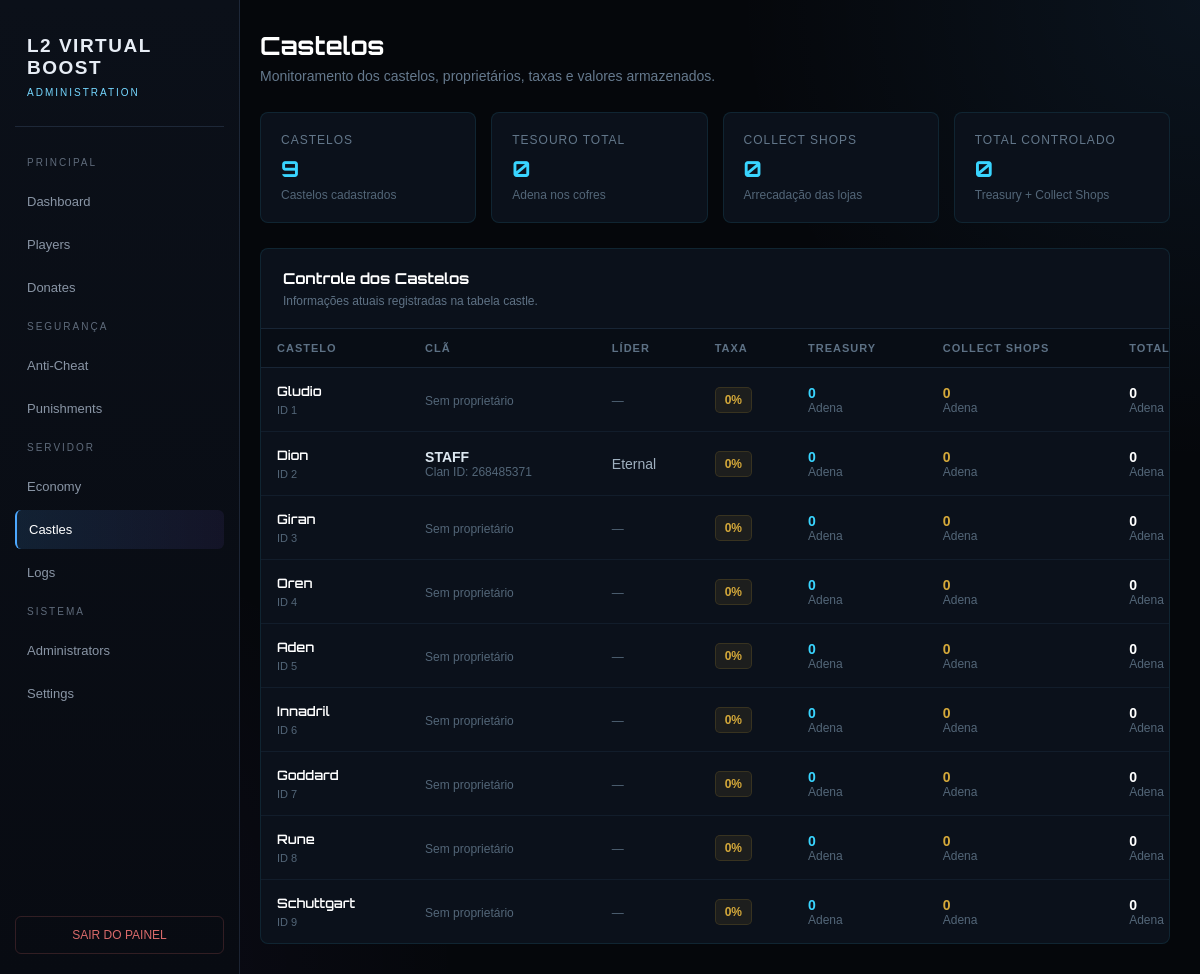
Screenshot of /site/admin/castles.php (signed in) with the database file from the repository.
### tables this page shows
CREATE TABLE `castle` (
  `id` tinyint(3) unsigned NOT NULL DEFAULT 0,
  `name` varchar(25) NOT NULL,
  `tax_percent` int(11) NOT NULL,
  `treasury` bigint(20) unsigned NOT NULL DEFAULT 0,
  `last_siege_date` bigint(20) NOT NULL,
  `own_date` bigint(20) NOT NULL,
  `siege_date` bigint(20) NOT NULL,
  `reward_count` int(11) NOT NULL,
  `collected_shops` bigint(20) NOT NULL DEFAULT 0,
  PRIMARY KEY (`id`) USING BTREE
);

CREATE TABLE `clan_subpledges` (
  `clan_id` int(10) unsigned NOT NULL DEFAULT 0,
  `type` smallint(6) NOT NULL DEFAULT 0,
  `name` varchar(45) NOT NULL DEFAULT '',
  `leader_id` int(10) unsigned NOT NULL DEFAULT 0,
  PRIMARY KEY (`clan_id`,`type`) USING BTREE
);

CREATE TABLE `clan_data` (
  `clan_id` int(11) NOT NULL DEFAULT 0,
  `clan_level` tinyint(3) unsigned NOT NULL DEFAULT 0,
  `hasCastle` tinyint(3) unsigned NOT NULL DEFAULT 0,
  `hasFortress` tinyint(3) unsigned NOT NULL DEFAULT 0,
  `hasHideout` tinyint(3) unsigned NOT NULL DEFAULT 0,
  `ally_id` int(11) NOT NULL DEFAULT 0,
  `crest` varbinary(256) DEFAULT NULL,
  `largecrest` varbinary(8192) DEFAULT NULL,
  `reputation_score` int(11) NOT NULL DEFAULT 0,
  `warehouse` int(11) NOT NULL DEFAULT 0,
  `expelled_member` int(10) unsigned NOT NULL DEFAULT 0,
  `leaved_ally` int(10) unsigned NOT NULL DEFAULT 0,
  `dissolved_ally` int(10) unsigned NOT NULL DEFAULT 0,
  `auction_bid_at` int(11) NOT NULL DEFAULT 0,
  `airship` smallint(6) NOT NULL DEFAULT -1,
  PRIMARY KEY (`clan_id`) USING BTREE,
  KEY `ally_id` (`ally_id`) USING BTREE
);

CREATE TABLE `characters` (
  `account_name` varchar(45) NOT NULL DEFAULT '',
  `obj_Id` int(11) NOT NULL DEFAULT 0,
  `char_name` varchar(35) NOT NULL DEFAULT '',
  `face` tinyint(3) unsigned DEFAULT NULL,
  `hairStyle` tinyint(3) unsigned DEFAULT NULL,
  `hairColor` tinyint(3) unsigned DEFAULT NULL,
  `sex` tinyint(1) DEFAULT NULL,
  `heading` mediumint(9) DEFAULT NULL,
  `x` mediumint(9) DEFAULT NULL,
  `y` mediumint(9) DEFAULT NULL,
  `z` mediumint(9) DEFAULT NULL,
  `karma` int(11) DEFAULT NULL,
  `pvpkills` int(11) DEFAULT NULL,
  `pkkills` int(11) DEFAULT NULL,
  `clanid` int(11) DEFAULT NULL,
  `createtime` int(10) unsigned NOT NULL DEFAULT 0,
  `deletetime` int(10) unsigned NOT NULL DEFAULT 0,
  `title` varchar(16) DEFAULT NULL,
  `rec_have` tinyint(3) unsigned NOT NULL DEFAULT 0,
  `rec_left` tinyint(3) unsigned NOT NULL DEFAULT 20,
  `rec_bonus_time` int(11) NOT NULL DEFAULT 3600,
  `hunt_points` int(11) NOT NULL DEFAULT 0,
  `hunt_time` int(11) NOT NULL DEFAULT 14400,
  `accesslevel` tinyint(4) DEFAULT NULL,
  `online` tinyint(1) DEFAULT NULL,
  `onlinetime` int(10) unsigned NOT NULL DEFAULT 0,
  `lastAccess` int(10) unsigned NOT NULL DEFAULT 0,
  `leaveclan` int(10) unsigned NOT NULL DEFAULT 0,
  `deleteclan` int(10) unsigned NOT NULL DEFAULT 0,
  `nochannel` int(11) NOT NULL DEFAULT 0,
  `pledge_type` smallint(6) NOT NULL DEFAULT -128,
  `pledge_rank` tinyint(3) unsigned NOT NULL DEFAULT 0,
  `lvl_joined_academy` tinyint(3) unsigned NOT NULL DEFAULT 0,
  `apprentice` int(10) unsigned NOT NULL DEFAULT 0,
  `key_bindings` varbinary(8192) DEFAULT NULL,
  `pcBangPoints` int(11) NOT NULL DEFAULT 0,
  `vitality` smallint(5) unsigned NOT NULL DEFAULT 20000,
  `fame` int(11) NOT NULL DEFAULT 0,
  `bookmarks` tinyint(3) unsigned NOT NULL DEFAULT 0,
  `hwid_lock` varchar(32) DEFAULT NULL,
  `raidkills` int(11) NOT NULL DEFAULT 0,
  `soloinstance` int(11) NOT NULL DEFAULT 0,
  `partyinstance` int(11) NOT NULL DEFAULT 0,
  `LastHWID` varchar(32) DEFAULT '',
  `lastteleport` decimal(20,0) DEFAULT NULL,
  PRIMARY KEY (`obj_Id`) USING BTREE,
  UNIQUE KEY `char_name` (`char_name`) USING BTREE,
  KEY `account_name` (`account_name`) USING BTREE,
  KEY `clanid` (`clanid`) USING BTREE
);

### site/admin/castles.php (the view, shortened to what this page needs)
<?php
global $pdo;
function h($value)
{
    return htmlspecialchars((string) $value, ENT_QUOTES, 'UTF-8');
}
function formatAdena($value)
{
    return number_format((int) $value, 0, ',', '.');
}
function formatPercent($value)
{
    return rtrim(
        rtrim(number_format((float) $value, 2, ',', '.'), '0'),
        ','
    );
}
$sql = "
    SELECT
        c.ID AS castle_id,
        c.name AS castle_name,
        c.tax_percent,
        c.treasury,
        c.collected_shops,
        cd.clan_id,
        cs.name AS clan_name,
        cs.leader_id,
        ch.char_name AS leader_name
    FROM castle c
    LEFT JOIN clan_data cd
        ON cd.hasCastle = c.ID
    LEFT JOIN clan_subpledges cs
        ON cs.clan_id = cd.clan_id
    LEFT JOIN characters ch
        ON ch.obj_Id = cs.leader_id
    ORDER BY c.ID ASC
";
try {
    $stmt = $pdo->query($sql);
    $castles = $stmt->fetchAll(PDO::FETCH_ASSOC);
} catch (PDOException $e) {
    $castles = array();
    $databaseError = $e->getMessage();
}
$totalCastles = count($castles);
$totalTreasury = 0;
$totalCollectShops = 0;
foreach ($castles as $castle) {
    $totalTreasury += (int) $castle['treasury'];
    $totalCollectShops += (int) $castle['collected_shops'];
}
$totalCastleMoney = $totalTreasury + $totalCollectShops;
?>
<!DOCTYPE html>
<html lang="pt-BR">
<head>
</head>
<body>
<aside class="sidebar">
    <div class="logo">
        <h1>
            L2 VIRTUAL BOOST
        </h1>
        <span>
            ADMINISTRATION
        </span>
    </div>
    <div class="menu">
        <div class="menu-title">
            PRINCIPAL
        </div>
        <a
            href="index.php">
            Dashboard
        </a>
        <a href="players.php">
            Players
        </a>
        <a href="donates.php">
            Donates
        </a>
        <div class="menu-title">
            SEGURANÇA
        </div>
        <a href="anticheat.php">
            Anti-Cheat
        </a>
        <a href="punishments.php">
            Punishments
        </a>
        <div class="menu-title">
            SERVIDOR
        </div>
        <a href="economy.php">
            Economy
        </a>
        <a href="castles.php"
		class="active">
            Castles
        </a>
        <a href="logs.php">
            Logs
        </a>
        <div class="menu-title">
            SISTEMA
        </div>
        <a href="administrators.php">
            Administrators
        </a>
        <a href="settings.php">
            Settings
        </a>
    </div>
    <div class="logout">
        <a href="logout.php">
            SAIR DO PAINEL
        </a>
    </div>
</aside>
<main class="content">
<div class="page-header">
    <h1>
        Castelos
    </h1>
    <p>
        Monitoramento dos castelos, proprietários, taxas e valores armazenados.
    </p>
</div>
<section class="cards">
    <div class="card">
        <div class="card-label">
            Castelos
        </div>
        <div class="card-value">
            <?= number_format($totalCastles, 0, ',', '.') ?>
        </div>
        <div class="card-sub">
            Castelos cadastrados
        </div>
    </div>
    <div class="card">
        <div class="card-label">
            Tesouro total
        </div>
        <div class="card-value">
            <?= formatAdena($totalTreasury) ?>
        </div>
        <div class="card-sub">
            Adena nos cofres
        </div>
    </div>
    <div class="card">
        <div class="card-label">
            Collect Shops
        </div>
        <div class="card-value">
            <?= formatAdena($totalCollectShops) ?>
        </div>
        <div class="card-sub">
            Arrecadação das lojas
        </div>
    </div>
    <div class="card">
        <div class="card-label">
            Total controlado
        </div>
        <div class="card-value">
            <?= formatAdena($totalCastleMoney) ?>
        </div>
        <div class="card-sub">
            Treasury + Collect Shops
        </div>
    </div>
</section>
<section class="panel">
    <div class="panel-header">
        <h2>
            Controle dos Castelos
        </h2>
        <p>
            Informações atuais registradas na tabela castle.
        </p>
    </div>
    <?php if (empty($castles)): ?>
        <div class="empty">
            Nenhum castelo encontrado.
        </div>
    <?php else: ?>
        <div class="table-wrapper">
            <table>
                <thead>
                    <tr>
                        <th>
                            Castelo
                        </th>
                        <th>
                            Clã
                        </th>
                        <th>
                            Líder
                        </th>
                        <th>
                            Taxa
                        </th>
                        <th>
                            Treasury
                        </th>
                        <th>
                            Collect Shops
                        </th>
                        <th>
                            Total
                        </th>
                    </tr>
                </thead>
                <tbody>
                <?php foreach ($castles as $castle): ?>
                    <?php
                    $treasury = (int) $castle['treasury'];
                    $collectShops = (int) $castle['collected_shops'];
                    $total = $treasury + $collectShops;
                    ?>
                    <tr>
                        <td>
                            <div class="castle-name">
                                <?= h($castle['castle_name']) ?>
                            </div>
                            <div class="castle-id">
                                ID <?= (int) $castle['castle_id'] ?>
                            </div>
                        </td>
                        <td>
                            <?php if (!empty($castle['clan_name'])): ?>
                                <div class="clan-name">
                                    <?= h($castle['clan_name']) ?>
                                </div>
                                <?php if (!empty($castle['clan_id'])): ?>
                                    <div class="muted">
                                        Clan ID:
                                        <?= (int) $castle['clan_id'] ?>
                                    </div>
                                <?php endif; ?>
                            <?php else: ?>
                                <span class="muted">
                                    Sem proprietário
                                </span>
                            <?php endif; ?>
                        </td>
                        <td>
                            <?php if (!empty($castle['leader_name'])): ?>
                                <div class="leader-name">
                                    <?= h($castle['leader_name']) ?>
                                </div>
                            <?php else: ?>
                                <span class="muted">
                                    —
                                </span>
                            <?php endif; ?>
                        </td>
                        <td>
                            <span class="tax">
                                <?= formatPercent($castle['tax_percent']) ?>%
                            </span>
                        </td>
                        <td>
                            <span class="treasury">
                                <?= formatAdena($treasury) ?>
                            </span>
                            <div class="muted">
                                Adena
                            </div>
                        </td>
                        <td>
                            <span class="collect">
                                <?= formatAdena($collectShops) ?>
                            </span>
                            <div class="muted">
                                Adena
                            </div>
                        </td>
                        <td>
                            <span class="total">
                                <?= formatAdena($total) ?>
                            </span>
                            <div class="muted">
                                Adena
                            </div>
                        </td>
                    </tr>
                <?php endforeach; ?>
                </tbody>
            </table>
        </div>
    <?php endif; ?>
</section>
</main>
</body>
</html>

### site/admin/castles.php (style rules this page uses)
:root { --black:#05070b; --black2:#080b12; --panel:#0b1019; --panel2:#0e1520; --blue:#4ca8ff; --blue2:#1769aa; --cyan:#75d7ff; --purple:#8c65ff; --purple2:#5634b8; --gold:#d5b46a; --text:#e7edf5; --muted:#8995a5; --green:#63d39a; --red:#d96a6a; --line:rgba(130,170,220,.16); }
* { box-sizing:border-box; }
html, body { margin:0; padding:0; min-height:100%; }
body { background: radial-gradient( circle at top right, rgba(76,168,255,.08), transparent 30% ), radial-gradient( circle at bottom left, rgba(140,101,255,.06), transparent 30% ), var(--black); color:var(--text); font-family: Arial, Helvetica, sans-serif; }
.sidebar { position:fixed; left:0; top:0; bottom:0; width:240px; background: linear-gradient( 180deg, #0b1019, #080b12 ); border-right:1px solid var(--line); padding:25px 15px; z-index:100; }
.logo { padding:10px 12px 28px; border-bottom:1px solid var(--line); margin-bottom:20px; }
.logo h1 { margin:0; font-size:19px; letter-spacing:1.5px; }
.logo span { display:block; margin-top:8px; color:var(--cyan); font-size:10px; letter-spacing:2px; }
.menu-title { font-size:10px; color:#5f6b7b; letter-spacing:2px; padding:10px 12px; }
.menu a { display:block; padding:12px; margin:4px 0; color:var(--muted); text-decoration:none; border-radius:6px; font-size:13px; transition:.2s; }
.menu a:hover, .menu a.active { background: linear-gradient( 90deg, rgba(76,168,255,.13), rgba(140,101,255,.08) ); color:white; border-left:2px solid var(--blue); }
.logout { position:absolute; left:15px; right:15px; bottom:20px; }
.logout a { display:block; text-align:center; padding:11px; border:1px solid rgba(217,106,106,.2); color:#d96a6a; text-decoration:none; border-radius:6px; font-size:12px; }
.content { margin-left: 230px; padding: 30px; overflow-x: auto; }
.page-header { margin-bottom: 28px; }
.page-header h1 { margin: 0; font-family: 'Orbitron', sans-serif; font-size: 25px; color: #ffffff; }
.page-header p { margin: 7px 0 0; color: #65798d; font-size: 14px; }
.cards { display: grid; grid-template-columns: repeat(4, minmax(180px, 1fr)); gap: 15px; margin-bottom: 25px; }
.card { background: #0b111b; border: 1px solid rgba(57,213,255,.10); border-radius: 8px; padding: 20px; transition: .2s; }
.card-label { color: #63778a; font-size: 12px; text-transform: uppercase; letter-spacing: 1px; margin-bottom: 8px; }
.card-value { color: #39d5ff; font-family: 'Orbitron', sans-serif; font-size: 22px; font-weight: 700; }
.card-sub { color: #536678; font-size: 12px; margin-top: 6px; }
.panel { background: #0b111b; border: 1px solid rgba(57,213,255,.10); border-radius: 8px; overflow: hidden; }
.panel-header { padding: 20px 22px; border-bottom: 1px solid #182535; }
.panel-header h2 { margin: 0; font-family: 'Orbitron', sans-serif; font-size: 15px; color: #ffffff; }
.panel-header p { margin: 6px 0 0; color: #5f7285; font-size: 12px; }
.table-wrapper { overflow-x: auto; }
table { width: 100%; border-collapse: collapse; min-width: 950px; }
th { text-align: left; color: #5d7185; font-size: 11px; text-transform: uppercase; letter-spacing: 1px; padding: 13px 16px; background: #080d15; border-bottom: 1px solid #182535; }
td { padding: 15px 16px; border-bottom: 1px solid rgba(24,37,53,.65); font-size: 14px; vertical-align: middle; color: #b8c8d7; }
tr:last-child td { border-bottom: none; }
.castle-name { font-family: 'Orbitron', sans-serif; font-weight: 600; color: #ffffff; font-size: 13px; }
.castle-id { color: #536678; font-size: 11px; margin-top: 5px; }
.clan-name { color: #dce7f0; font-weight: 600; }
.leader-name { color: #9fb0bf; }
.muted { color: #536678; font-size: 12px; }
.treasury { color: #39d5ff; font-weight: 700; white-space: nowrap; }
.collect { color: #d5a93a; font-weight: 700; white-space: nowrap; }
.total { color: #ffffff; font-weight: 700; white-space: nowrap; }
.tax { display: inline-block; padding: 5px 9px; border-radius: 5px; background: rgba(213,169,58,.09); border: 1px solid rgba(213,169,58,.15); color: #d5a93a; font-weight: 700; font-size: 12px; }

### rows the page displays
castle: collected_shops "0", name "Schuttgart", id "9", shows "Sem proprietário", tax_percent "0", treasury "0"
castle: name "Gludio", id "1", shows "Sem proprietário", tax_percent "0", treasury "0", collected_shops "0"
castle: name "Dion", id "2", clan_subpledges.name "STAFF", clan_data.clan_id "268485371", characters.char_name "Eternal", tax_percent "0", treasury "0", collected_shops "0"
castle: name "Giran", id "3", shows "Sem proprietário", tax_percent "0", treasury "0", collected_shops "0"
castle: name "Oren", id "4", shows "Sem proprietário", tax_percent "0", treasury "0", collected_shops "0"
castle: name "Aden", id "5", shows "Sem proprietário", tax_percent "0", treasury "0", collected_shops "0"
castle: name "Innadril", id "6", shows "Sem proprietário", tax_percent "0", treasury "0", collected_shops "0"
castle: name "Goddard", id "7", shows "Sem proprietário", tax_percent "0", treasury "0", collected_shops "0"
castle: name "Rune", id "8", shows "Sem proprietário", tax_percent "0", treasury "0", collected_shops "0"

### other values shown
$totalCastles "9"
